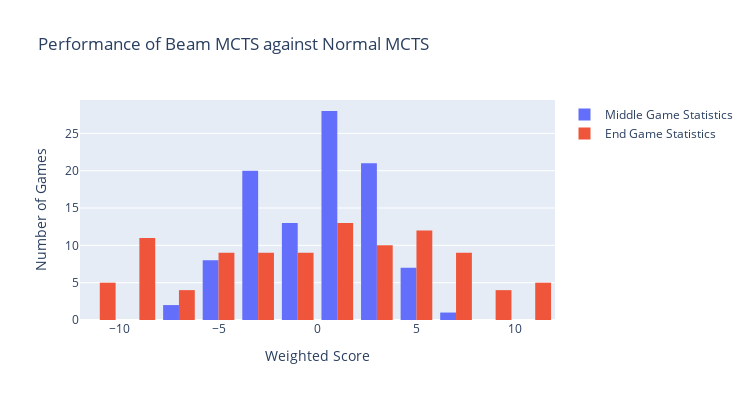

This figure's notebook cell:
### Code cell
import plotly.graph_objects as go
import plotly.express as px
from plotly.subplots import make_subplots

fig = make_subplots(rows=1, cols=1)
fig.add_trace(go.Histogram(x=idnloverallmid, name = "Middle Game Statistics"), row=1, col=1)
fig.add_trace(go.Histogram(x=idnloverallend, name = "End Game Statistics"), row=1, col=1)

fig.update_xaxes(title="Weighted Score", row=1, col=1)
fig.update_yaxes(title="Number of Games", row=1, col=1)

fig.update_layout(title_text="Performance of Beam MCTS against Normal MCTS", width=750, height=400)

fig.show()

print(np.mean(idnloverallmid))
print(np.mean(idnloverallend))

### Figure 1 — Plotly figure (JSON) as saved in the notebook; plotly's stock layout.template omitted (floating-point values rounded to 4 significant figures)
{"data": [{"name": "Middle Game Statistics", "type": "histogram", "x": [-3, 3.5, -4.5, 5.5, -1, -4.5, -4.5, -4, 1.5, -2.5, 2.5, -3, 2, -2, 1, 0.5, -4.5, -3.5, -4.5, 1, 0, -2.5, 0, 4.5, -3, 2.5, 6.5, 2.5, -2.5, -2.5, -3.5, 1, -2.5, -6.5, 2, -1, -3.5, 2.5, 2.5, 1, -2.5, 2, 3.5, 4.5, -4, 0, -3, 1.5, 2, 0, 3.5, 2, 3, -2, 2, -1, 3.5, 1, 0, 5.5, -7, 5, 2.5, 2, -1.5, 2.5, 1, 0.5, -3.5, 5, 0, -1, 0, 0, -2.5, 0.5, 1, -2, -1.5, -1, 1, -2, -5.5, -1, 0, 1.5, 5.5, 1, 3.5, -3.5, -2.5, 0, 2.5, 1.5, 0, -2.5, 0, -5.5, -4.5, -1], "xaxis": "x", "yaxis": "y"}, {"name": "End Game Statistics", "type": "histogram", "x": [-10.5, 11.5, -3.5, 4.5, -9.5, -7.5, -9.5, -6.5, 5.5, 4, 10, -8.5, 6.5, -2, 4.5, -6.5, -3.5, -8.5, -4.5, 1, -9, -1.5, -3, 11, 7, 11.5, 7, 7.5, -8.5, -5.5, 0.5, 7, -6, -12, 2.5, -1, -10, 7.5, 3, -0.5, -2.5, 2, 1.5, 4.5, -9, 1.5, -1.5, 5, 8, -3.5, 4, 0.5, 1.5, -1, 9, 4, 0, 4, -7.5, 0, -8.5, 3, 0, 7, 3.5, -2.5, 3, 4, -3, 5, 0.5, 2, -6, 3.5, -11.5, -5.5, 5.5, -8.5, -0.5, -4.5, 3, -5, -2.5, 2, -2.5, -2, 7.5, 8.5, 8.5, -6, -10.5, -10.5, 7.5, 0.5, -0.5, 1, 11.5, -9.5, -5.5, 1.5], "xaxis": "x", "yaxis": "y"}], "layout": {"height": 400, "title": {"text": "Performance of Beam MCTS against Normal MCTS"}, "width": 750, "xaxis": {"anchor": "y", "domain": [0, 1], "title": {"text": "Weighted Score"}}, "yaxis": {"anchor": "x", "domain": [0, 1], "title": {"text": "Number of Games"}}}}
